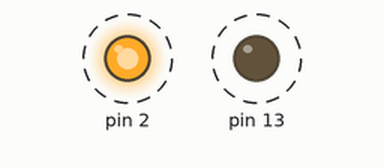
This sketch was run on a simulated Arduino Uno, built with avr-gcc and run on an emulated ATmega328P. Parts: output pins drawn as LEDs (lit = HIGH). Dashed ring = blinking. What the sketch prints to the serial monitor is not drawn.

Above: at 0.5 s.
Timing chart, 0 to 4.6 s (numbered marks = the images above):
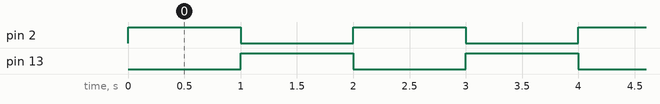

The sketch:

0506_Blink.ino
```cpp
int i;
void setup() {
  // put your setup code here, to run once:
  pinMode(2,OUTPUT);
  pinMode(13,OUTPUT);
  Serial.begin(9600);
  i = 0;
}

void loop() {
  // put your main code here, to run repeatedly:
  digitalWrite(2, HIGH);
  digitalWrite(13, LOW);
  Serial.write(i);
  delay(1000);
  digitalWrite(2, LOW);
  digitalWrite(13, HIGH);
  Serial.write("test");
  Serial.write('\n');
  delay(1000);
}
```

Measured:
- by itself, pin 2, pin 13: alternates HIGH for 1.0 s and LOW for 1.0 s
